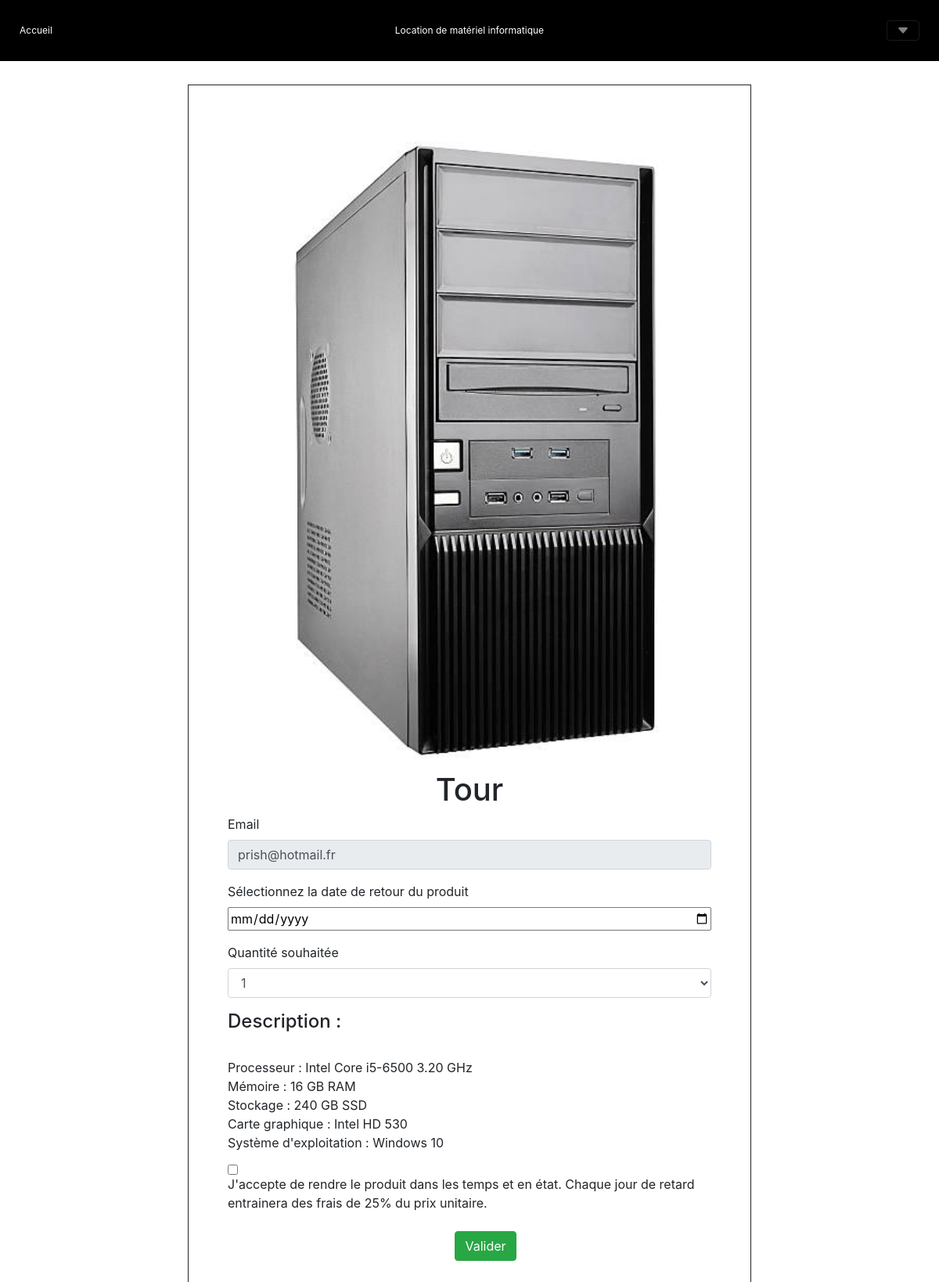
The app's page /?action=location&article=1 (signed in) with its own data.
### tables this page shows
CREATE TABLE `equipement` (
  `id` int(11) NOT NULL,
  `catégorie` int(11) NOT NULL,
  `libelle` varchar(50) NOT NULL,
  `description` varchar(255) NOT NULL,
  `stock` int(11) NOT NULL,
  `prix` float NOT NULL
);

### index.php (called while the page is built, shortened)
<?php
    $racine = dirname(__FILE__);
    $action = filter_input(INPUT_GET, 'action', FILTER_SANITIZE_STRING);
    $controleur = Routeur::getControleur($action);
    include "$racine/Controlleur/$controleur";
    ?>

### Data/connexionDB.php (called while the page is built, shortened)
<?php
   class ConnexionDB{
        private static $connexion;
        public static function getInstance(){
            if(!self::$connexion){
                try {
                    $serveur = 'mysql:host=localhost;';
                    $bdd = 'dbname=gretagenis';
                    $user = 'root' ;
                    $mdp = '' ;
                    self::$connexion = new PDO($serveur.$bdd, $user, $mdp);
                    self::$connexion->query("SET CHARACTER SET utf8");
                } catch (PDOException $e) {
                        echo " Error connexion: " . $serveur . " " . $bdd . " " . $user . " " . $mdp . " " . $e->getMessage() ;
                        throw new Exception("Erreur à  la connexion \n" . $e->getMessage());
                }
            }
            return self::$connexion;
        }
     }
?>

### Model/ModelEquipementDAO.php (called while the page is built, shortened)
<?php
include_once("./Data/ConnexionDB.php");
include_once("./classes/Equipement.php");
class ModelEquipementDAO {
    public static function findById($code){
        try {
            $req = ConnexionDB::getInstance()->prepare("SELECT * FROM equipement WHERE id = :code");
            $req->bindValue(':code', $code, PDO::PARAM_STR);
            $req->execute();
            while ($ligne = $req->fetch(PDO::FETCH_ASSOC)) {
                $unEquipement = new Equipement($ligne['id'], $ligne['libelle'], $ligne['prix'], $ligne['stock'], null, $ligne['description']);
            }
            return $unEquipement;
        }
        catch(PDOException $e) {
            print "Erreur !: " . $e->getMessage();
            die();
        }
    }
}
?>

### classes/Equipement.php (called while the page is built, shortened)
<?php
class Equipement {
    private string $code;
    private string $libelle;
    private ?string $desc;
        function __construct(string $code, string $libelle, string $p = null, string $s = null, string $c = null, $d = null){
            $this->code = $code;
            $this->libelle = $libelle;
            $this ->desc = $d;
        }
    public function getLibelle(){
        return $this->libelle;
    }
    public function getCode(){
        return $this->code;
    }
    public function getDescription(){
        return $this->desc;
    }
}

### Vue/vueFormulaireLoc.php (the view, shortened to what this page needs)
<div class="tout">
    <form method="post">
        <img class="photo" src="./img/<?=$modele->getCode()?>.jpg" alt="img" />
        <h1><?=$modele->getLibelle();?></h1>
        <div class="form-group">
            <label for="email">Email</label>
            <input type="email" class="form-control" value="<?=$_SESSION['email'] ?>" disabled id="email" placeholder="name@example.com">
        </div>
        <div class="form-group">
            <label for="datepicker">Sélectionnez la date de retour du produit</label></br>
            <input class="date" name="datepicker" required type="date"></input>
        </div>
        <div class="form-group">
            <label for="qtt">Quantité souhaitée</label>
            <select class="form-control" name="qtt">
                <option>1</option>
            </select>
        </div>
        <h4>Description :</h4><p> </br>
        <?=$modele->getDescription();?>
</p>
        <div class="form-group">
            <input type="checkbox" id="consentement" name="consentement" required />
            <label for="consentement">J'accepte de rendre le produit dans les temps et en état. Chaque jour de retard entrainera des frais de 25% du prix unitaire.</label>
        </div>
        <button type="submit" class="valider btn btn-success">Valider</button>
    </form>
</div>

### Vue/vueFormulaireLoc.php (style rules this page uses)
.tout { margin: 30px; margin-left: 20%; margin-right: 20%; padding: 50px; border: solid 1px; }
.photo { margin-left: auto; margin-right: auto; display: block; width: 100%; max-width: 700px; height: auto; }
h1 { text-align: center; }
.date { width: 100%; }
.valider { margin-left: 47%; }

### records on screen
equipement: libelle "Tour", description "Processeur : Intel Core i5-6500 3.20 GHz Mémoire : 16 GB RAM Stockage : 240 GB SSD Carte graphique : Intel HD 530 Système d'exploitation : Windows 10"
